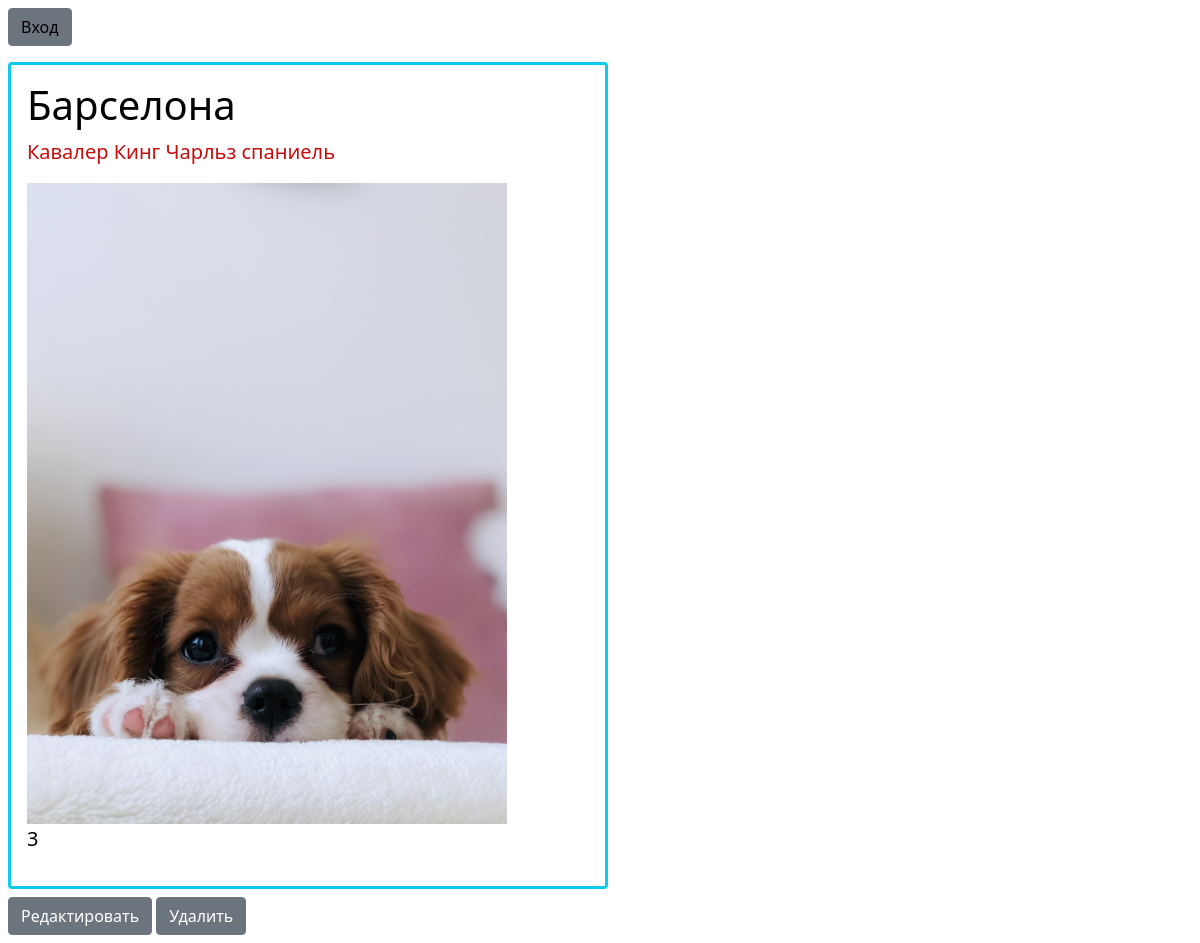
The page /dog/10 on the database its author committed.
### app1/models.py (models this page shows, shortened)
class Posts(models.Model):
    name = models.CharField(max_length=100)
    breed = models.TextField()
    age = models.IntegerField()
    image = models.CharField(max_length=200, default='')

### app1/views.py (the view)
# urls.py: path('dog/<int:id>', views.dog),
def dog(request, id):
    dog = Posts.objects.get(id=id)
    return render(request, 'dog.html', {'dog': dog})

### app1/templates/dog.html
{% extends "base.html" %}
{% load static %}
{% block content %}
            <div class="border border-3 border-info w-50 m-2 p-3 rounded">
                <h3 style="color: black;" class="fs-1">{{dog.name}}</h3>
                <p style="color: rgb(196, 14, 14);" class="fs-5">{{dog.breed}}</p>
                <img style="width: 40vw;  " src="/static/images/{{dog.image}}" alt=""/>
                <p style="color: black;" class="fs-5">{{dog.age}}</p>
            </div>
            <div class="m-2">
                <a class="btn btn-secondary" href="/editpost/{{dog.id}}">
                    Редактировать
                </a>
                <a class="btn btn-secondary" href="/deletepost/{{dog.id}}">
                    Удалить
                </a>
            </div>
{% endblock %}

### rows shown on the page
Posts: name "Барселона", breed "Кавалер Кинг Чарльз спаниель", image (picture), age "3"
